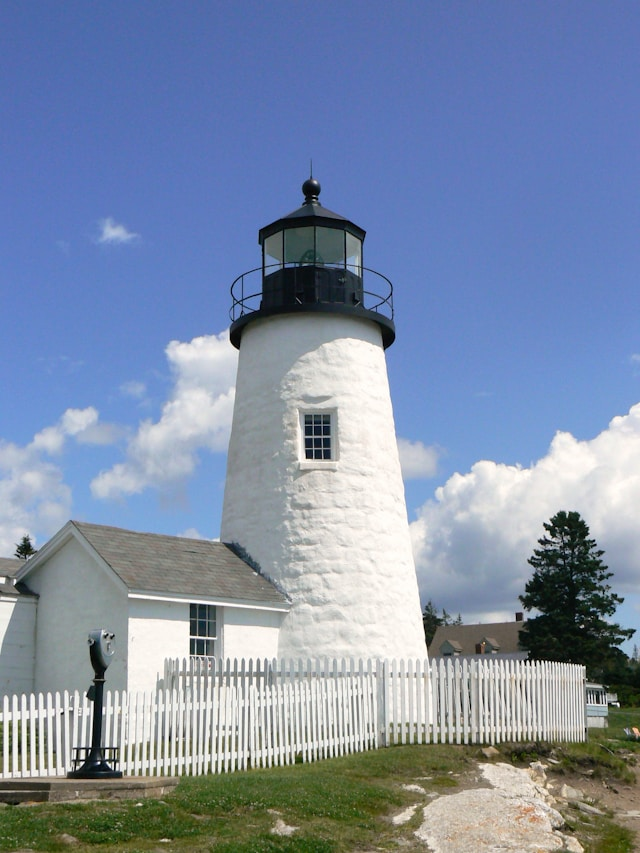
%> input picture ungdung2/ungdung2/ungdung2.jpg, 640 x 853 px
$ octave --eval "ungdungtruyenthong;"   (GNU Octave 9; MATLAB toolbox functions it lacks are replaced by stand-ins)
%> lines starting %> are read from the running program, lines starting %| are printed output that depends on the picture
function ungdungtruyenthong
close all;
i = imread('ungdung2.jpg');
%> i is the input picture: size 853x640x3 uint8; mean R, G, B 126, 141.7, 167.8
i = double(i);
%> i: size 853x640x3 double
fRB = [1 2 1; 2 4 2; 1 2 1]* 1/4;
fG = [0 1 0; 1 4 1; 0 1 0] * 1/4;
[m,n,~] = size(i);
%> m = 853; n = 640
%tao CFA mau do: [ RxRx , xxxx, RxRx]
mR = zeros(m,n);
mR(1:2:end,1:2:end) = 1;
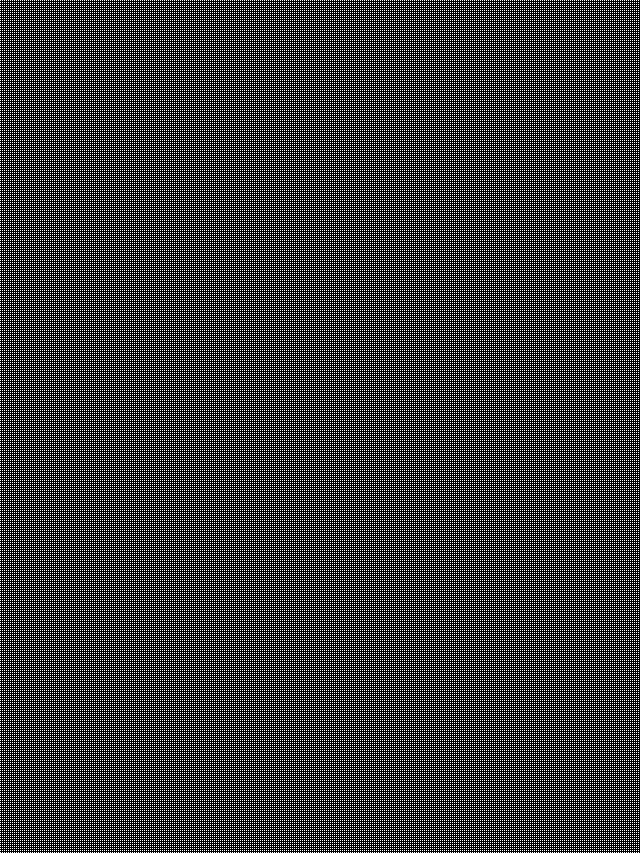
%> mR: size 853x640 double; values 0 (black) and 1 (white), 25% white in thin lines or dots
mB = zeros(m,n);
mB(2:2:end,2:2:end) = 1;
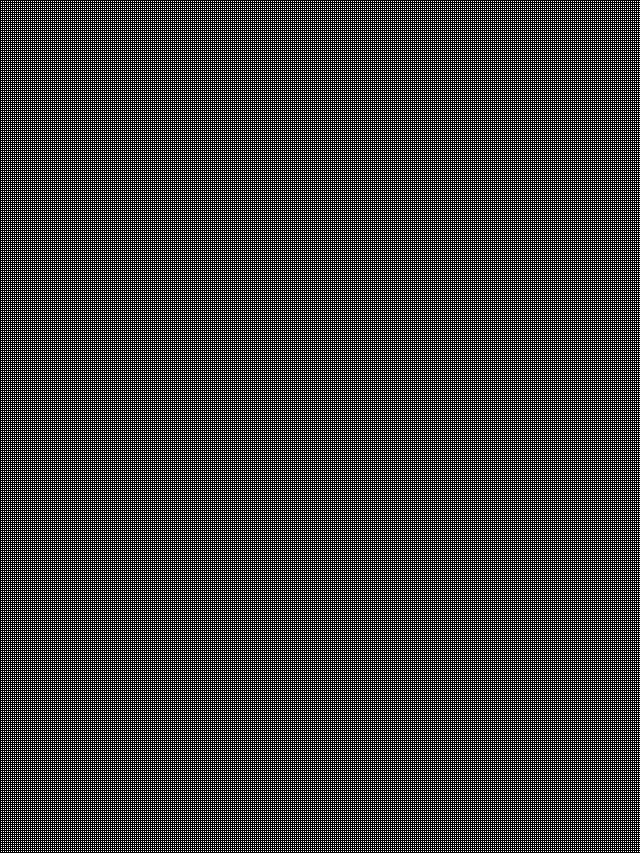
%> mB: size 853x640 double; values 0 (black) and 1 (white), 25% white in thin lines or dots
mG = 1 - mR - mB;
jm = i(:,:,1).*mR + i(:,:,2).*mG + i(:,:,3).*mB;
jc = i;
jc(:,:,1) = jc(:,:,1).*mR;
jc(:,:,2) = jc(:,:,2).*mG;
jc(:,:,3) = jc(:,:,3).*mB;
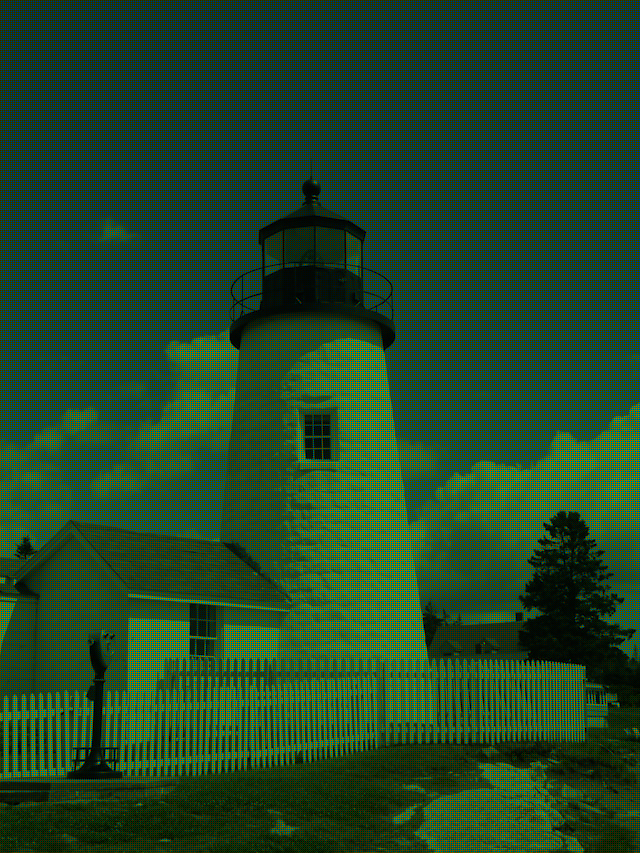
%> jc: size 853x640x3 double; mean R, G, B 31.5, 70.8, 41.9
figure
subplot(131); imshow(uint8(i));
subplot(132); imshow(uint8(jm));
subplot(133); imshow(uint8(jc));
yR = conv2(double(jc(:,:,1)),double(fRB));
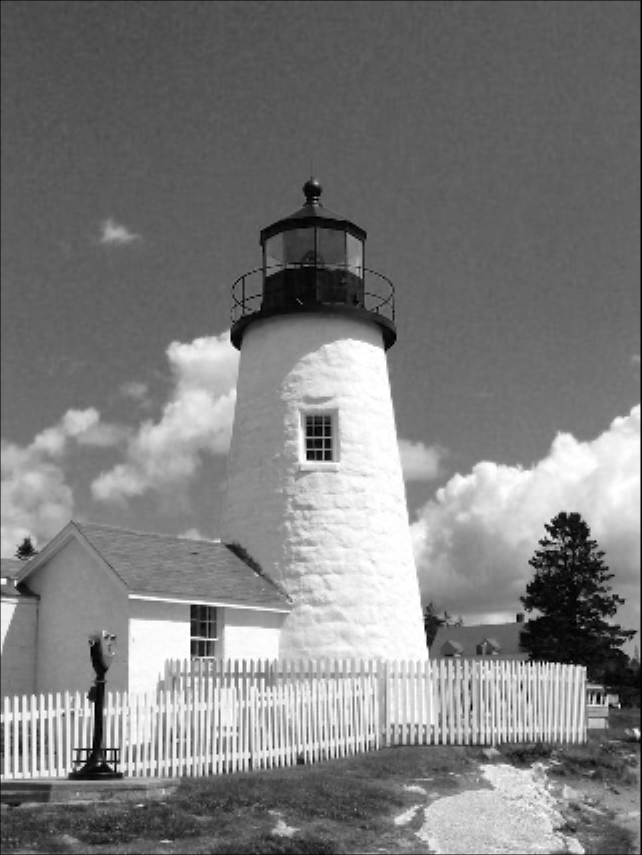
%> yR: size 855x642 double; min 0, max 255, mean 125.4
yG = conv2(double(jc(:,:,2)),double(fG));
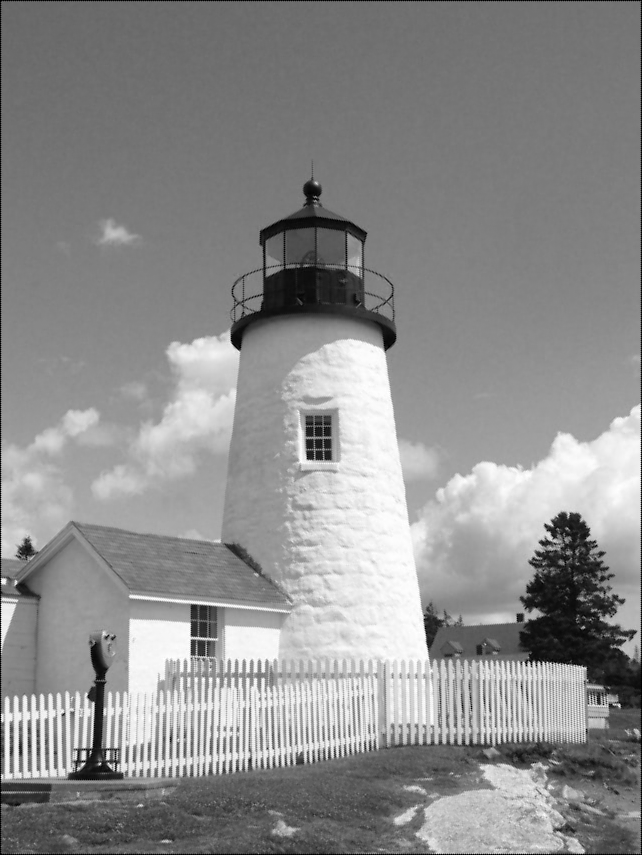
%> yG: size 855x642 double; min 0, max 255, mean 140.9
yB = conv2(double(jc(:,:,3)),double(fRB));
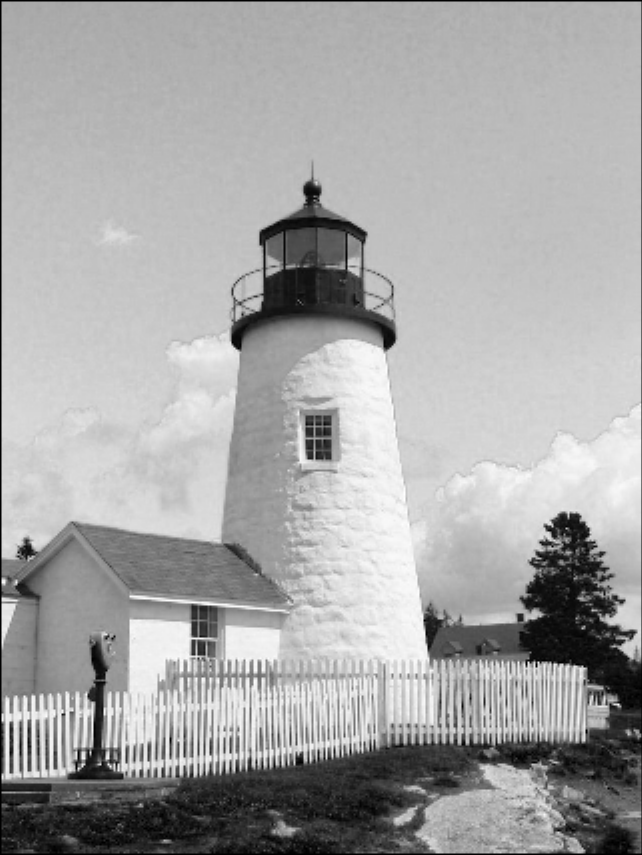
%> yB: size 855x642 double; min 0, max 255, mean 166.7
[m,n] = size(yR);
%> m = 855; n = 642
y = i;
y(:,:,1) = yR(2:m-1,2:n-1);
y(:,:,2) = yG(2:m-1,2:n-1);
y(:,:,3) = yB(2:m-1,2:n-1);
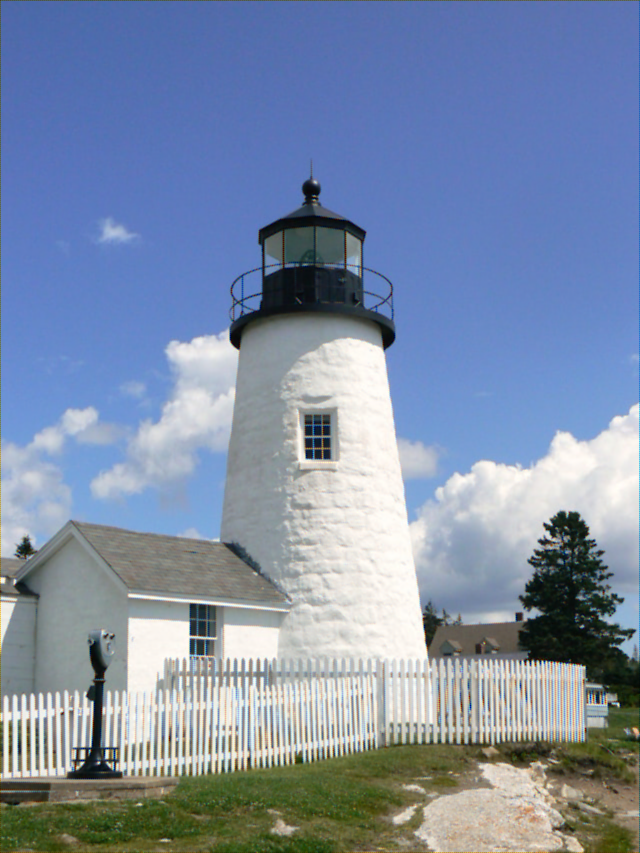
%> y: size 853x640x3 double; mean R, G, B 125.9, 141.6, 167.5
figure,
subplot(121); imshow(uint8(jc));
title('multiplex image');
subplot(122); imshow(uint8(y));
title('rgb imgae');

$ run again, with ungdung2/ungdung2/ungdung1.jpg copied over ungdung2/ungdung2/ungdung2.jpg
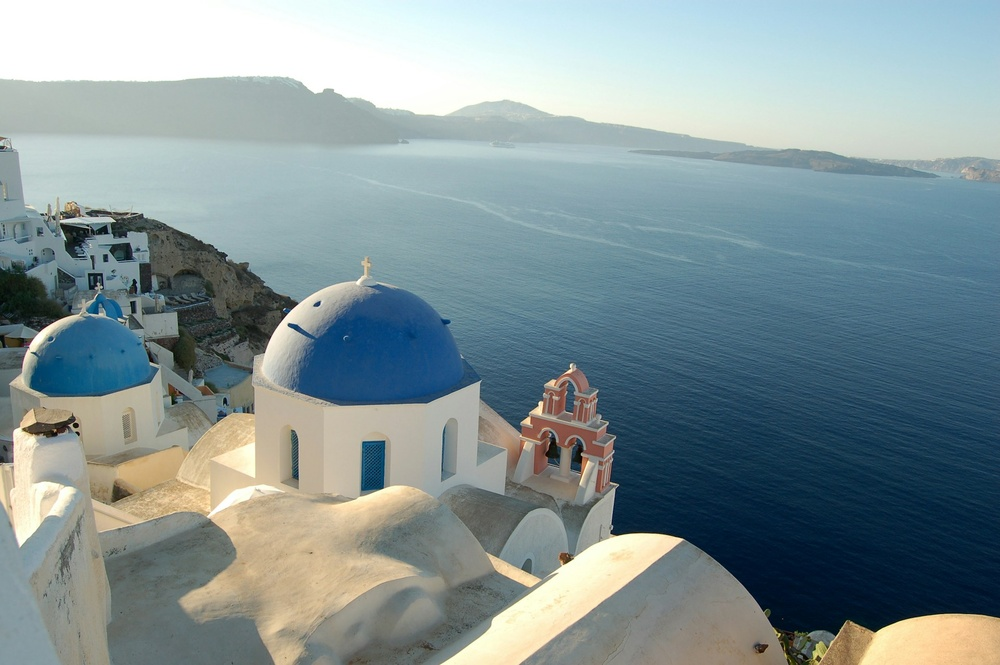
%> input picture ungdung2/ungdung2/ungdung1.jpg, 1000 x 665 px, shrunk from 1920 x 1277 before the run
%> in ungdungtruyenthong, i is the input picture: size 665x1000x3 uint8; mean R, G, B 131.8, 148.4, 150.8
%> i: size 665x1000x3 double
%> in ungdungtruyenthong, `mR(1:2:end,1:2:end) = 1;`:
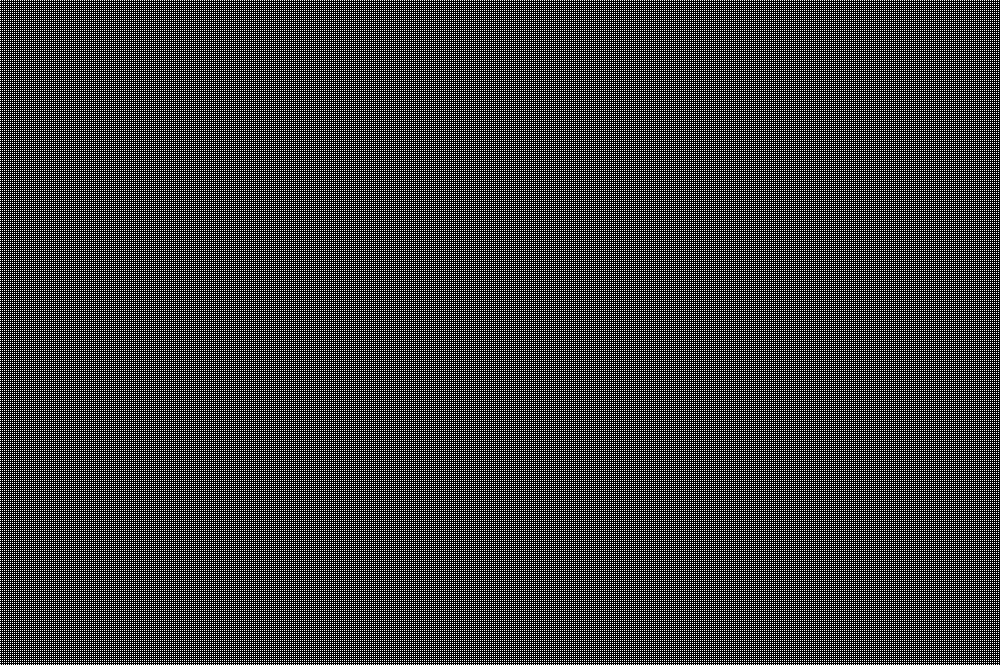
%> mR: size 665x1000 double; values 0 (black) and 1 (white), 25% white in thin lines or dots
%> in ungdungtruyenthong, `imshow(uint8(y))`:
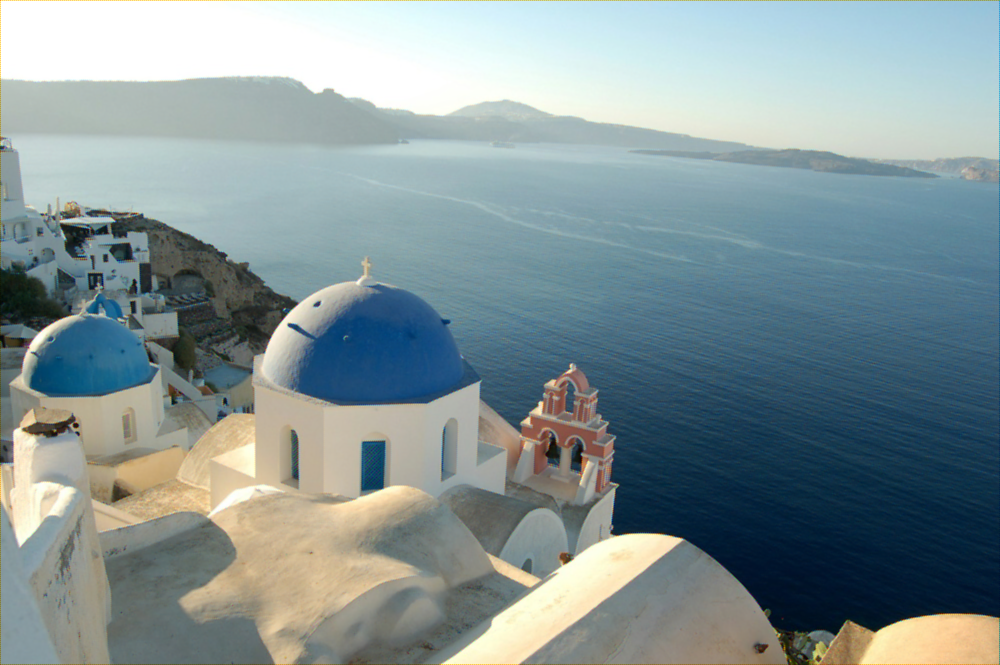
%> displayed picture: size 665x1000x3, on the screen's scale of 0 to 255; mean R, G, B 132, 148.3, 150.6

$ run again, with ungdung2/ungdung2/ungdung3.jpg copied over ungdung2/ungdung2/ungdung2.jpg
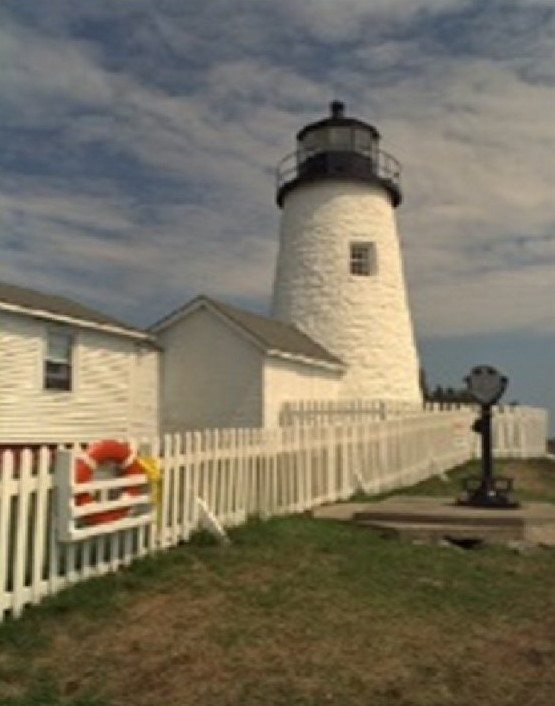
%> input picture ungdung2/ungdung2/ungdung3.jpg, 555 x 706 px
%> in ungdungtruyenthong, i is the input picture: size 706x555x3 uint8; mean R, G, B 122, 114.9, 97.6
%> i: size 706x555x3 double
%> in ungdungtruyenthong, `mR(1:2:end,1:2:end) = 1;`:
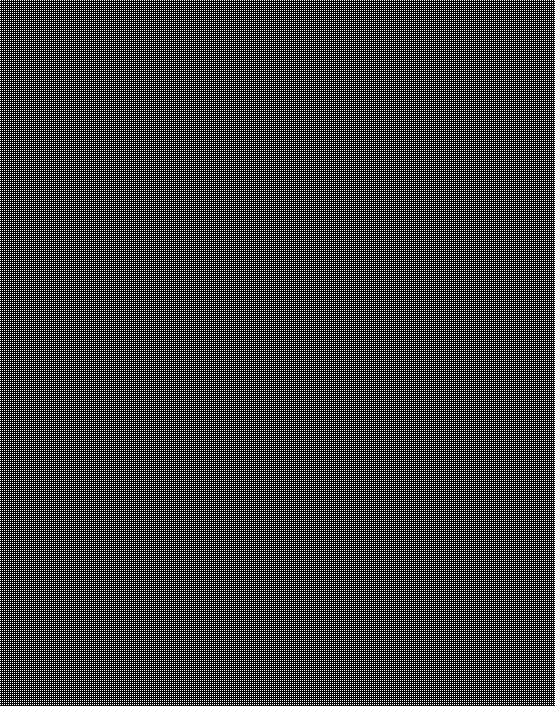
%> mR: size 706x555 double; values 0 (black) and 1 (white), 25% white in thin lines or dots
%> in ungdungtruyenthong, `yB = conv2(double(jc(:,:,3)),double(fRB));`:
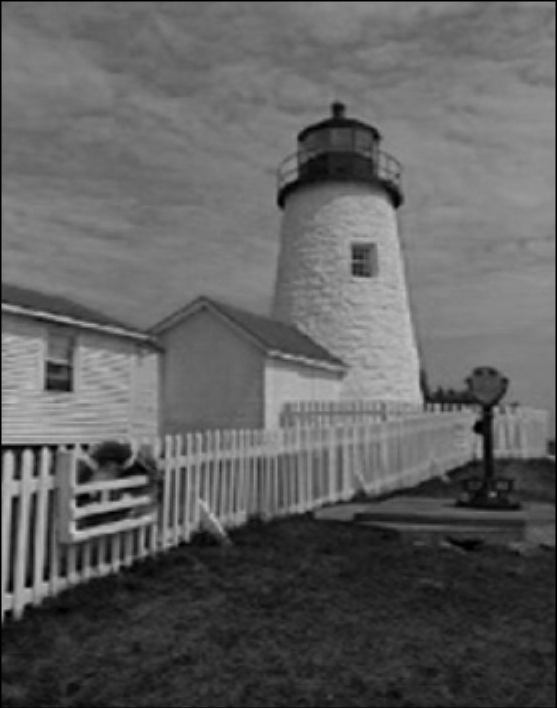
%> yB: size 708x557 double; min 0, max 205, mean 96.7

$ run again, with ungdung2/ungdung2/ungdung4.jpg copied over ungdung2/ungdung2/ungdung2.jpg
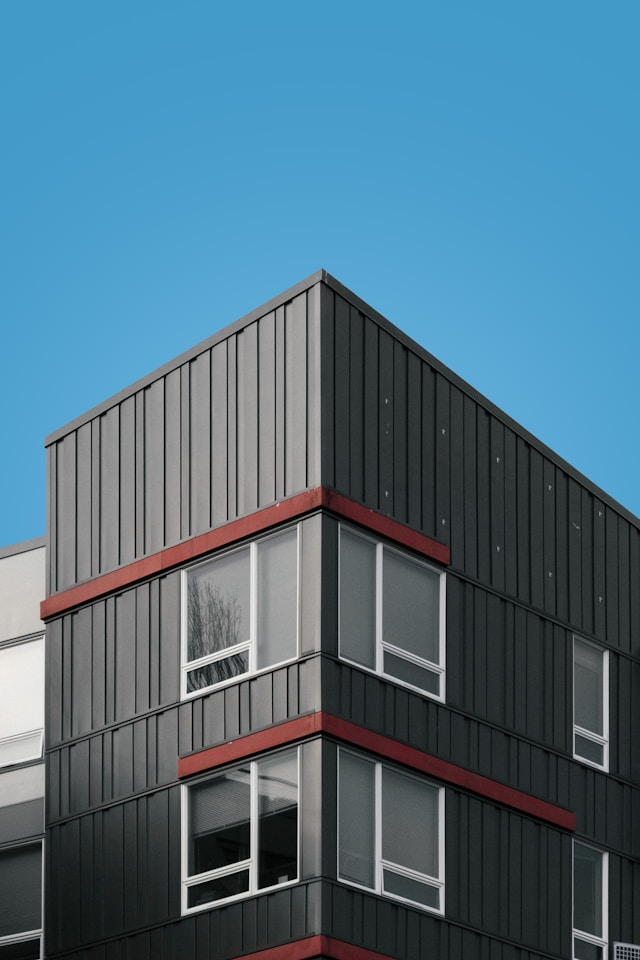
%> input picture ungdung2/ungdung2/ungdung4.jpg, 640 x 960 px
%> in ungdungtruyenthong, i is the input picture: size 960x640x3 uint8; mean R, G, B 78.8, 112.8, 131.3
%> i: size 960x640x3 double
%> mR: size 960x640 double; values 0 (black) and 1 (white), 25% white in thin lines or dots
%> in ungdungtruyenthong, `y(:,:,3) = yB(2:m-1,2:n-1);`:
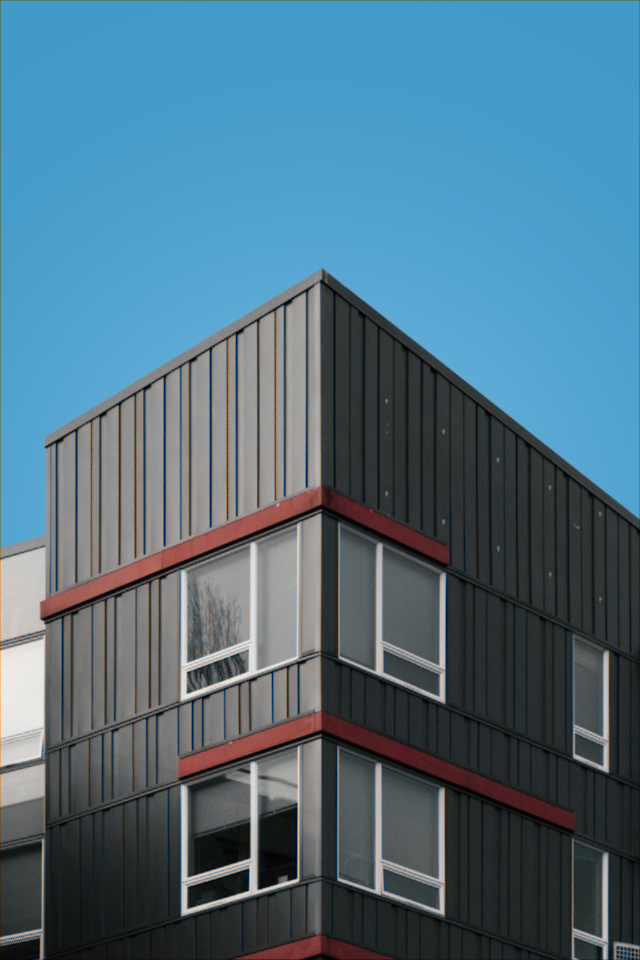
%> y: size 960x640x3 double; mean R, G, B 78.8, 112.8, 131
